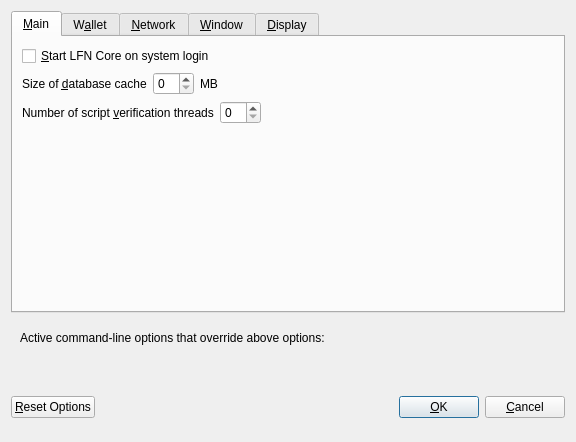
<?xml version="1.0" encoding="UTF-8"?>
<ui version="4.0">
 <class>OptionsDialog</class>
 <widget class="QDialog" name="OptionsDialog">
  <property name="geometry">
   <rect>
    <x>0</x>
    <y>0</y>
    <width>576</width>
    <height>442</height>
   </rect>
  </property>
  <property name="windowTitle">
   <string>Options</string>
  </property>
  <property name="modal">
   <bool>true</bool>
  </property>
  <layout class="QVBoxLayout" name="verticalLayout">
   <item>
    <widget class="QTabWidget" name="tabWidget">
     <property name="currentIndex">
      <number>0</number>
     </property>
     <widget class="QWidget" name="tabMain">
      <attribute name="title">
       <string>&amp;Main</string>
      </attribute>
      <layout class="QVBoxLayout" name="verticalLayout_Main">
       <item>
        <widget class="QCheckBox" name="bitcoinAtStartup">
         <property name="toolTip">
          <string>Automatically start LFN Core after logging in to the system.</string>
         </property>
         <property name="text">
          <string>&amp;Start LFN Core on system login</string>
         </property>
        </widget>
       </item>
       <item>
        <layout class="QHBoxLayout" name="horizontalLayout_2_Main">
         <item>
          <widget class="QLabel" name="databaseCacheLabel">
           <property name="text">
            <string>Size of &amp;database cache</string>
           </property>
           <property name="textFormat">
            <enum>Qt::PlainText</enum>
           </property>
           <property name="buddy">
            <cstring>databaseCache</cstring>
           </property>
          </widget>
         </item>
         <item>
          <widget class="QSpinBox" name="databaseCache"/>
         </item>
         <item>
          <widget class="QLabel" name="databaseCacheUnitLabel">
           <property name="text">
            <string>MB</string>
           </property>
           <property name="textFormat">
            <enum>Qt::PlainText</enum>
           </property>
          </widget>
         </item>
         <item>
          <spacer name="horizontalSpacer_2_Main">
           <property name="orientation">
            <enum>Qt::Horizontal</enum>
           </property>
           <property name="sizeHint" stdset="0">
            <size>
             <width>40</width>
             <height>20</height>
            </size>
           </property>
          </spacer>
         </item>
        </layout>
       </item>
       <item>
        <layout class="QHBoxLayout" name="horizontalLayout_3_Main">
         <item>
          <widget class="QLabel" name="threadsScriptVerifLabel">
           <property name="text">
            <string>Number of script &amp;verification threads</string>
           </property>
           <property name="textFormat">
            <enum>Qt::PlainText</enum>
           </property>
           <property name="buddy">
            <cstring>threadsScriptVerif</cstring>
           </property>
          </widget>
         </item>
         <item>
          <widget class="QSpinBox" name="threadsScriptVerif">
           <property name="toolTip">
            <string>(0 = auto, &lt;0 = leave that many cores free)</string>
           </property>
          </widget>
         </item>
         <item>
          <spacer name="horizontalSpacer_3_Main">
           <property name="orientation">
            <enum>Qt::Horizontal</enum>
           </property>
           <property name="sizeHint" stdset="0">
            <size>
             <width>40</width>
             <height>20</height>
            </size>
           </property>
          </spacer>
         </item>
        </layout>
       </item>
       <item>
        <spacer name="verticalSpacer_2">
         <property name="orientation">
          <enum>Qt::Vertical</enum>
         </property>
         <property name="sizeHint" stdset="0">
          <size>
           <width>20</width>
           <height>40</height>
          </size>
         </property>
        </spacer>
       </item>
      </layout>
     </widget>
     <widget class="QWidget" name="tabWallet">
      <attribute name="title">
       <string>W&amp;allet</string>
      </attribute>
      <layout class="QVBoxLayout" name="verticalLayout_Wallet">
       <item>
        <layout class="QHBoxLayout" name="horizontalLayout_2_Wallet">
         <item>
          <widget class="QLabel" name="labelStakeSplitThresholdText">
           <property name="text">
            <string>Stake split threshold:</string>
           </property>
          </widget>
         </item>
         <item>
          <widget class="QSpinBox" name="spinBoxStakeSplitThreshold">
           <property name="minimum">
            <number>1</number>
           </property>
           <property name="maximum">
            <number>999999</number>
           </property>
          </widget>
         </item>
        </layout>
       </item>
       <item>
        <widget class="QGroupBox" name="groupBox">
         <property name="title">
          <string>Expert</string>
         </property>
         <layout class="QVBoxLayout" name="verticalLayout_2">
          <item>
           <widget class="QCheckBox" name="coinControlFeatures">
            <property name="toolTip">
             <string>Whether to show coin control features or not.</string>
            </property>
            <property name="text">
             <string>Enable coin &amp;control features</string>
            </property>
           </widget>
          </item>
          <item>
           <widget class="QCheckBox" name="showMasternodesTab">
            <property name="toolTip">
             <string>Show additional tab listing all your masternodes in first sub-tab&lt;br/&gt;and all masternodes on the network in second sub-tab.</string>
            </property>
            <property name="text">
             <string>Show Masternodes Tab</string>
            </property>
           </widget>
          </item>
          <item>
           <widget class="QCheckBox" name="spendZeroConfChange">
            <property name="toolTip">
             <string>If you disable the spending of unconfirmed change, the change from a transaction&lt;br/&gt;cannot be used until that transaction has at least one confirmation.&lt;br/&gt;This also affects how your balance is computed.</string>
            </property>
            <property name="text">
             <string>&amp;Spend unconfirmed change</string>
            </property>
           </widget>
          </item>
         </layout>
        </widget>
       </item>
       <item>
        <spacer name="verticalSpacer_Wallet">
         <property name="orientation">
          <enum>Qt::Vertical</enum>
         </property>
         <property name="sizeHint" stdset="0">
          <size>
           <width>20</width>
           <height>40</height>
          </size>
         </property>
        </spacer>
       </item>
      </layout>
     </widget>
     <widget class="QWidget" name="tabNetwork">
      <attribute name="title">
       <string>&amp;Network</string>
      </attribute>
      <layout class="QVBoxLayout" name="verticalLayout_Network">
       <item>
        <widget class="QCheckBox" name="mapPortUpnp">
         <property name="toolTip">
          <string>Automatically open the LFN Core client port on the router. This only works when your router supports UPnP and it is enabled.</string>
         </property>
         <property name="text">
          <string>Map port using &amp;UPnP</string>
         </property>
        </widget>
       </item>
       <item>
        <widget class="QCheckBox" name="allowIncoming">
         <property name="toolTip">
          <string>Accept connections from outside</string>
         </property>
         <property name="text">
          <string>Allow incoming connections</string>
         </property>
        </widget>
       </item>
       <item>
        <widget class="QCheckBox" name="connectSocks">
         <property name="toolTip">
          <string>Connect to the LFN Core network through a SOCKS5 proxy.</string>
         </property>
         <property name="text">
          <string>&amp;Connect through SOCKS5 proxy (default proxy):</string>
         </property>
        </widget>
       </item>
       <item>
        <layout class="QHBoxLayout" name="horizontalLayout_1_Network">
         <item>
          <widget class="QLabel" name="proxyIpLabel">
           <property name="text">
            <string>Proxy &amp;IP:</string>
           </property>
           <property name="textFormat">
            <enum>Qt::PlainText</enum>
           </property>
           <property name="buddy">
            <cstring>proxyIp</cstring>
           </property>
          </widget>
         </item>
         <item>
          <widget class="QValidatedLineEdit" name="proxyIp">
           <property name="minimumSize">
            <size>
             <width>140</width>
             <height>0</height>
            </size>
           </property>
           <property name="maximumSize">
            <size>
             <width>140</width>
             <height>16777215</height>
            </size>
           </property>
           <property name="toolTip">
            <string>IP address of the proxy (e.g. IPv4: 127.0.0.1 / IPv6: ::1)</string>
           </property>
          </widget>
         </item>
         <item>
          <widget class="QLabel" name="proxyPortLabel">
           <property name="text">
            <string>&amp;Port:</string>
           </property>
           <property name="textFormat">
            <enum>Qt::PlainText</enum>
           </property>
           <property name="buddy">
            <cstring>proxyPort</cstring>
           </property>
          </widget>
         </item>
         <item>
          <widget class="QLineEdit" name="proxyPort">
           <property name="minimumSize">
            <size>
             <width>55</width>
             <height>0</height>
            </size>
           </property>
           <property name="maximumSize">
            <size>
             <width>55</width>
             <height>16777215</height>
            </size>
           </property>
           <property name="toolTip">
            <string>Port of the proxy (e.g. 9050)</string>
           </property>
          </widget>
         </item>
         <item>
          <spacer name="horizontalSpacer_1_Network">
           <property name="orientation">
            <enum>Qt::Horizontal</enum>
           </property>
           <property name="sizeHint" stdset="0">
            <size>
             <width>40</width>
             <height>20</height>
            </size>
           </property>
          </spacer>
         </item>
        </layout>
       </item>
       <item>
        <spacer name="verticalSpacer_Network">
         <property name="orientation">
          <enum>Qt::Vertical</enum>
         </property>
         <property name="sizeHint" stdset="0">
          <size>
           <width>20</width>
           <height>40</height>
          </size>
         </property>
        </spacer>
       </item>
      </layout>
     </widget>
     <widget class="QWidget" name="tabWindow">
      <attribute name="title">
       <string>&amp;Window</string>
      </attribute>
      <layout class="QVBoxLayout" name="verticalLayout_Window">
       <item>
        <widget class="QCheckBox" name="minimizeToTray">
         <property name="toolTip">
          <string>Show only a tray icon after minimizing the window.</string>
         </property>
         <property name="text">
          <string>&amp;Minimize to the tray instead of the taskbar</string>
         </property>
        </widget>
       </item>
       <item>
        <widget class="QCheckBox" name="minimizeOnClose">
         <property name="toolTip">
          <string>Minimize instead of exit the application when the window is closed. When this option is enabled, the application will be closed only after selecting Quit in the menu.</string>
         </property>
         <property name="text">
          <string>M&amp;inimize on close</string>
         </property>
        </widget>
       </item>
       <item>
        <spacer name="verticalSpacer_Window">
         <property name="orientation">
          <enum>Qt::Vertical</enum>
         </property>
         <property name="sizeHint" stdset="0">
          <size>
           <width>20</width>
           <height>40</height>
          </size>
         </property>
        </spacer>
       </item>
      </layout>
     </widget>
     <widget class="QWidget" name="tabDisplay">
      <attribute name="title">
       <string>&amp;Display</string>
      </attribute>
      <layout class="QVBoxLayout" name="verticalLayout_Display">
       <item>
        <layout class="QHBoxLayout" name="horizontalLayout_1_Display">
         <item>
          <widget class="QLabel" name="langLabel">
           <property name="text">
            <string>User Interface &amp;language:</string>
           </property>
           <property name="textFormat">
            <enum>Qt::PlainText</enum>
           </property>
           <property name="buddy">
            <cstring>lang</cstring>
           </property>
          </widget>
         </item>
         <item>
          <widget class="QValueComboBox" name="lang">
           <property name="toolTip">
            <string>The user interface language can be set here. This setting will take effect after restarting LFN Core.</string>
           </property>
          </widget>
         </item>
        </layout>
       </item>
       <item>
        <widget class="Line" name="line">
         <property name="orientation">
          <enum>Qt::Horizontal</enum>
         </property>
        </widget>
       </item>
       <item>
        <layout class="QHBoxLayout" name="horizontalLayout_2_Display">
         <item>
          <widget class="QLabel" name="unitLabel">
           <property name="text">
            <string>&amp;Unit to show amounts in:</string>
           </property>
           <property name="textFormat">
            <enum>Qt::PlainText</enum>
           </property>
           <property name="buddy">
            <cstring>unit</cstring>
           </property>
          </widget>
         </item>
         <item>
          <widget class="QValueComboBox" name="unit">
           <property name="toolTip">
            <string>Choose the default subdivision unit to show in the interface and when sending coins.</string>
           </property>
          </widget>
         </item>
        </layout>
       </item>
       <item>
        <layout class="QHBoxLayout" name="horizontalLayout_5_Display">
         <item>
          <widget class="QLabel" name="digitsLabel">
           <property name="text">
            <string>Decimal digits</string>
           </property>
          </widget>
         </item>
         <item>
          <widget class="QValueComboBox" name="digits"/>
         </item>
        </layout>
       </item>
       <item>
        <layout class="QHBoxLayout" name="horizontalLayout_3_Display">
         <item>
          <widget class="QLabel" name="thirdPartyTxUrlsLabel">
           <property name="toolTip">
            <string>Third party URLs (e.g. a block explorer) that appear in the transactions tab as context menu items. %s in the URL is replaced by transaction hash. Multiple URLs are separated by vertical bar |.</string>
           </property>
           <property name="text">
            <string>Third party transaction URLs</string>
           </property>
           <property name="buddy">
            <cstring>thirdPartyTxUrls</cstring>
           </property>
          </widget>
         </item>
         <item>
          <widget class="QLineEdit" name="thirdPartyTxUrls">
           <property name="toolTip">
            <string>Third party URLs (e.g. a block explorer) that appear in the transactions tab as context menu items. %s in the URL is replaced by transaction hash. Multiple URLs are separated by vertical bar |.</string>
           </property>
          </widget>
         </item>
        </layout>
       </item>
       <item>
        <spacer name="verticalSpacer">
         <property name="orientation">
          <enum>Qt::Vertical</enum>
         </property>
         <property name="sizeHint" stdset="0">
          <size>
           <width>20</width>
           <height>40</height>
          </size>
         </property>
        </spacer>
       </item>
      </layout>
     </widget>
    </widget>
   </item>
   <item>
    <widget class="QFrame" name="frame">
     <layout class="QVBoxLayout" name="verticalLayout_Bottom">
      <item>
       <layout class="QHBoxLayout" name="horizontalLayout_Bottom">
        <item>
         <widget class="QLabel" name="overriddenByCommandLineInfoLabel">
          <property name="text">
           <string>Active command-line options that override above options:</string>
          </property>
          <property name="textFormat">
           <enum>Qt::PlainText</enum>
          </property>
         </widget>
        </item>
        <item>
         <spacer name="horizontalSpacer_Bottom">
          <property name="orientation">
           <enum>Qt::Horizontal</enum>
          </property>
          <property name="sizeHint" stdset="0">
           <size>
            <width>40</width>
            <height>20</height>
           </size>
          </property>
         </spacer>
        </item>
       </layout>
      </item>
      <item>
       <widget class="QLabel" name="overriddenByCommandLineLabel">
        <property name="text">
         <string/>
        </property>
        <property name="textFormat">
         <enum>Qt::PlainText</enum>
        </property>
        <property name="wordWrap">
         <bool>true</bool>
        </property>
       </widget>
      </item>
     </layout>
    </widget>
   </item>
   <item>
    <layout class="QHBoxLayout" name="horizontalLayout_Buttons">
     <item>
      <widget class="QPushButton" name="resetButton">
       <property name="toolTip">
        <string>Reset all client options to default.</string>
       </property>
       <property name="text">
        <string>&amp;Reset Options</string>
       </property>
       <property name="autoDefault">
        <bool>false</bool>
       </property>
      </widget>
     </item>
     <item>
      <spacer name="horizontalSpacer_1">
       <property name="orientation">
        <enum>Qt::Horizontal</enum>
       </property>
       <property name="sizeHint" stdset="0">
        <size>
         <width>40</width>
         <height>48</height>
        </size>
       </property>
      </spacer>
     </item>
     <item>
      <widget class="QLabel" name="statusLabel">
       <property name="minimumSize">
        <size>
         <width>200</width>
         <height>0</height>
        </size>
       </property>
       <property name="font">
        <font>
         <weight>75</weight>
         <bold>true</bold>
        </font>
       </property>
       <property name="text">
        <string/>
       </property>
       <property name="textFormat">
        <enum>Qt::PlainText</enum>
       </property>
       <property name="wordWrap">
        <bool>true</bool>
       </property>
      </widget>
     </item>
     <item>
      <spacer name="horizontalSpacer_2">
       <property name="orientation">
        <enum>Qt::Horizontal</enum>
       </property>
       <property name="sizeHint" stdset="0">
        <size>
         <width>40</width>
         <height>48</height>
        </size>
       </property>
      </spacer>
     </item>
     <item>
      <widget class="QPushButton" name="okButton">
       <property name="text">
        <string>&amp;OK</string>
       </property>
       <property name="autoDefault">
        <bool>false</bool>
       </property>
       <property name="default">
        <bool>true</bool>
       </property>
      </widget>
     </item>
     <item>
      <widget class="QPushButton" name="cancelButton">
       <property name="text">
        <string>&amp;Cancel</string>
       </property>
       <property name="autoDefault">
        <bool>false</bool>
       </property>
      </widget>
     </item>
    </layout>
   </item>
  </layout>
 </widget>
 <customwidgets>
  <customwidget>
   <class>QValidatedLineEdit</class>
   <extends>QLineEdit</extends>
   <header>qvalidatedlineedit.h</header>
  </customwidget>
  <customwidget>
   <class>QValueComboBox</class>
   <extends>QComboBox</extends>
   <header>qvaluecombobox.h</header>
  </customwidget>
 </customwidgets>
 <resources/>
 <connections/>
</ui>
